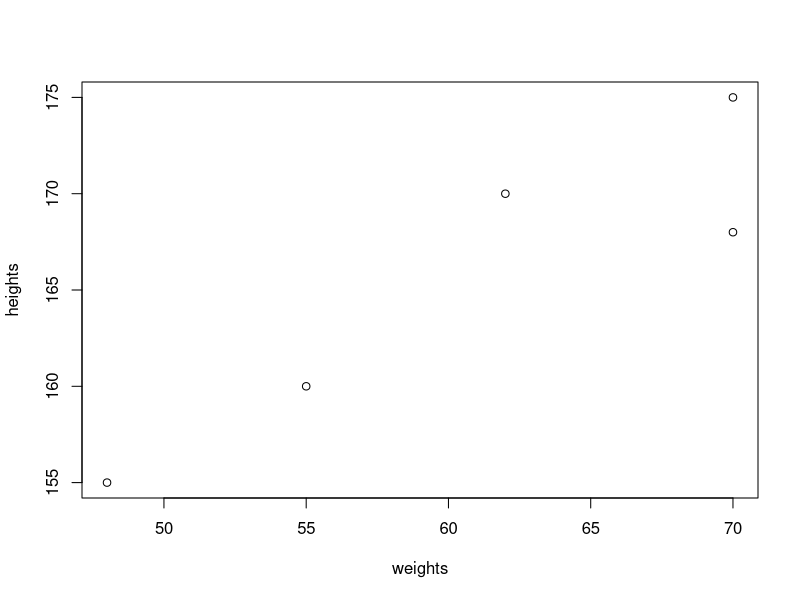

This chart was generated by the following R code:
names <- c("Leo", "Ben","Jenny","Tiger","Nicole")
genders <- c("M","M","F","M","F")
weights <- c(62, 70, 55, 48, 70)
heights  <- c(170, 175, 160, 155, 168)
mean(weights)
median(weights)
min(weights)
max(weights)
range(weights)

plot(weights, heights)